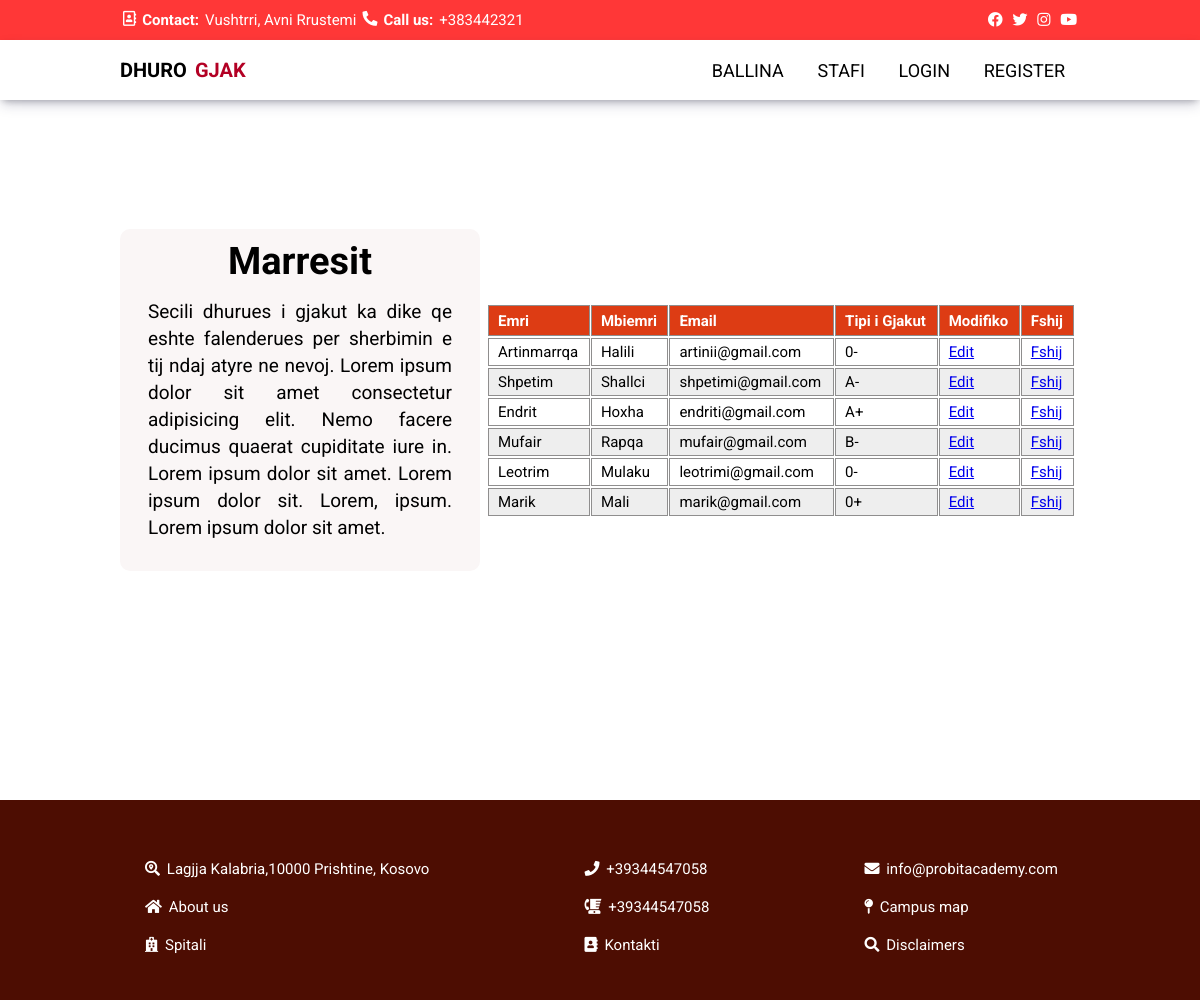
The app's page /pranuesit.php with its own data.
### tables this page shows
CREATE TABLE `dhuruesi` (
  `dhuruesiID` int(11) NOT NULL,
  `emri` varchar(50) NOT NULL,
  `mbiemri` varchar(50) NOT NULL,
  `adresa` varchar(60) NOT NULL,
  `email` varchar(100) NOT NULL,
  `telefoni` varchar(20) NOT NULL,
  `dtl` date NOT NULL,
  `tipiGjakut` varchar(3) NOT NULL,
  `password` varchar(255) NOT NULL
);

### inc/sqlFunctions.php (called while the page is built, shortened)
<?php
function connection()
{
    $dbCon = mysqli_connect('localhost', 'root', '', 'blooddb');
    return $dbCon;
}
function merrDonatoret()
{
    $dbCon = connection();
    $sql = "SELECT * FROM dhuruesi";
    $result = mysqli_query($dbCon, $sql);
    return $result;
}

### pranuesit.php (the view, shortened to what this page needs)
<?php include "inc/header.php"; ?>
<div class="tabelat">
    <div class="dhuruesit-text">
        <h1>Marresit</h1>
        <p>Secili dhurues i gjakut ka dike qe eshte falenderues per sherbimin e tij ndaj atyre ne nevoj.
            Lorem ipsum dolor sit amet consectetur adipisicing elit. Nemo facere ducimus quaerat cupiditate iure in.
            Lorem ipsum dolor sit amet. Lorem ipsum dolor sit. Lorem, ipsum. Lorem ipsum dolor sit amet.
        </p>
    </div>
    <div class="table">
        <table class="tabela">
            <thead>
                <tr>
                    <th>Emri</th>
                    <th>Mbiemri</th>
                    <th>Email</th>
                    <th>Tipi i Gjakut</th>
                    <th>Modifiko</th>
                    <th>Fshij</th>
                </tr>
            </thead>
            <tbody>
                <?php
                $dhuruesit = merrDonatoret();
                while ($dhuruesi = mysqli_fetch_assoc($dhuruesit)) {
                ?>
                    <tr>
                        <td><?php echo $dhuruesi["emri"] ?></td>
                        <td><?php echo $dhuruesi["mbiemri"] ?></td>
                        <td><?php echo $dhuruesi["email"] ?></td>
                        <td><?php echo $dhuruesi["tipiGjakut"] ?></td>
                        <td>
                            <a href="modifikodhuruesit.php?did=<?php echo $dhuruesi["dhuruesiID"] ?>">Edit</a>
                        </td>
                        <td><a href="fshijdhuruesit.php?did=<?php echo $dhuruesi["dhuruesiID"] ?>">Fshij</a></td>
                    </tr>
                <?php } ?>
            </tbody>
        </table>
    </div>
</div>
<?php include "inc/footer.php"; ?>

### style.css (style rules this page uses)
* { margin: 0; padding: 0; box-sizing: border-box; }
html, body { font-size: 15px; font-family: "Roboto", sans-serif; }
i, strong, p { padding: 0 3px; }
.dhuruesit-text { width: 30%; font-size: 19px; text-align: center; background-color: rgb(250, 246, 246); border-radius: 10px; padding: 10px 25px 30px; }
.dhuruesit-text h1 { margin-bottom: 15px; }
.dhuruesit-text p { text-align: justify; text-justify: inter-word; line-height: 27px; }
.table { width: 50%; display: flex; justify-content: center; }
.tabela { float: left; margin-top: 20px; margin-left: 2px; width: 98%; border-spacing: 10px; empty-cells: show; border-spacing: 1px 2px; border-collapse: separate; }
.tabela td, .tabela th { border: 1px solid #8f8e8e; padding: 4px 9px 4px; }
.tabela th { text-align: left; padding-top: 6px; padding-bottom: 5px; background-color: #dd3c14; color: #ffffff; }
.tabela tr:nth-child(even) { background-color: #eee; }
.tabelat { width: 100%; height: 100vh; display: flex; justify-content: center; align-items: center; }

### records on screen
dhuruesi: emri "Artinmarrqa", mbiemri "Halili", email "artinii@gmail.com", tipiGjakut "0-"
dhuruesi: emri "Shpetim", mbiemri "Shallci", email "shpetimi@gmail.com", tipiGjakut "A-"
dhuruesi: emri "Endrit", mbiemri "Hoxha", email "endriti@gmail.com", tipiGjakut "A+"
dhuruesi: emri "Mufair", mbiemri "Rapqa", email "mufair@gmail.com", tipiGjakut "B-"
dhuruesi: emri "Leotrim", mbiemri "Mulaku", email "leotrimi@gmail.com", tipiGjakut "0-"
dhuruesi: emri "Marik", mbiemri "Mali", email "marik@gmail.com", tipiGjakut "0+"
